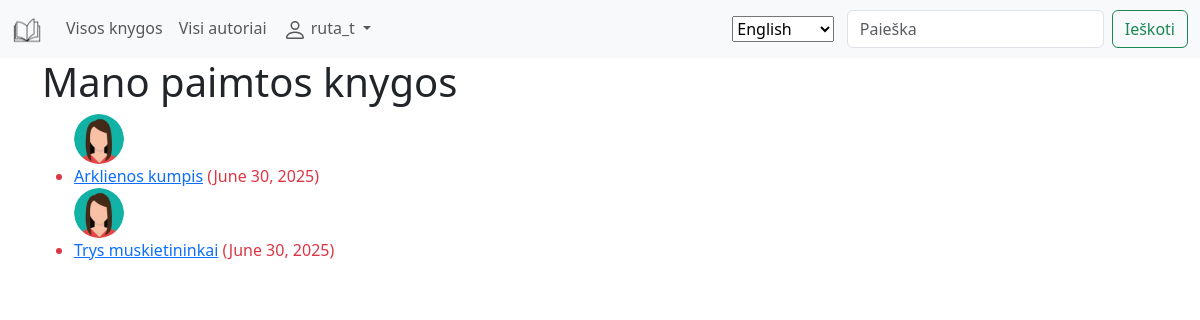
Screenshot of /library/mybooks/ (signed in) with the database file from the repository.
### library/models.py (models this page shows, shortened)
class BookInstance(models.Model):
    id = models.UUIDField(
        verbose_name="ID",
        primary_key=True,
        default=uuid.uuid4,
        help_text=_("Unique ID for a book copy"),
    )
    book = models.ForeignKey(
        to=Book, verbose_name=_("Book"), on_delete=models.SET_NULL, null=True
    )
    due_back = models.DateField(
        verbose_name=_("Will be available"), null=True, blank=True
    )
    LOAN_STATUS = (
        ("a", _("Administered")),
        ("p", _("Taken")),
        ("g", _("Can be taken")),
        ("r", _("Reserved")),
    )
    status = models.CharField(
        verbose_name=_("Status"),
        max_length=1,
        choices=LOAN_STATUS,
        blank=True,
        default="a",
        help_text=_("Book loan status"),
    )
    reader = models.ForeignKey(
        to=User,
        verbose_name=_("Reader"),
        on_delete=models.SET_NULL,
        null=True,
        blank=True,
    )
    class Meta:
        verbose_name = _("Taken book")
        verbose_name_plural = _("Taken books")
        ordering = ["due_back"]
    @property
    def is_overdue(self):
        if self.due_back and date.today() > self.due_back:
            return True
        return False

class Profile(models.Model):
    user = models.OneToOneField(
        to=User, verbose_name=_("User"), on_delete=models.CASCADE
    )
    photo = models.ImageField(
        verbose_name=_("Photo"),
        default="profile_pics/default.png",
        upload_to="profile_pics",
    )
    class Meta:
        verbose_name = _("Profile")
        verbose_name_plural = _("Profiles")

class Book(models.Model):
    title = models.CharField(verbose_name=_("Title"), max_length=200)
    author = models.ForeignKey(
        Author,
        verbose_name=_("Author"),
        on_delete=models.SET_NULL,
        null=True,
        related_name="books",
    )
    summary = models.TextField(
        verbose_name=_("Description"),
        max_length=1000,
        help_text=_("Short book description"),
    )
    cover = models.ImageField(verbose_name=_("Cover"), upload_to="covers", null=True)
    isbn = models.CharField(
        verbose_name="ISBN",
        max_length=13,
        help_text=(
            f"{_('13 symbols')} <a"
            f' href="https://www.isbn-international.org/content/what-isbn">{_("ISBN code")}</a>'
        ),
    )
    genre = models.ManyToManyField(
        to=Genre,
        verbose_name=_("Genres"),
        help_text=_("Select the genre(s) for this book"),
    )
    class Meta:
        verbose_name = _("Book")
        verbose_name_plural = _("Books")
    def display_genre(self):
        return ", ".join(genre.name for genre in self.genre.all()[:3])
    display_genre.short_description = _("Genre")

### library/views.py (the view)
# urls.py: path("mybooks/", views.LoanedBookByUserListView.as_view(), name="my-loaned-books"),
class LoanedBookByUserListView(
    LoginRequiredMixin, PermissionRequiredMixin, generic.ListView
):
    permission_required = "library.view_bookinstance"
    model = BookInstance
    context_object_name = "loaned_books"
    template_name = "library/user_books.html"
    paginate_by = 10
    def get_queryset(self):
        return (
            BookInstance.objects.filter(reader=self.request.user)
            .filter(status__exact="p")
            .order_by("due_back")
        )

### library/templates/library/user_books.html (shortened to what this page needs)
{% extends "library/base.html" %}
{% block content %}
  <h1>Mano paimtos knygos</h1>
  {% if loaned_books %}
    <ul>
      {% for loaned_book in loaned_books %}
        <img class="rounded-circle" src="{{ loaned_book.reader.profile.photo.url }}" width="50" height="50" />
        <li class="{% if loaned_book.is_overdue %}text-danger{% endif %}">
          <a href="{% url 'my-loaned-book' loaned_book.pk %}">{{ loaned_book.book.title }}</a>
          ({{ loaned_book.due_back }})
        </li>
      {% endfor %}
    </ul>
  {% else %}
    <p>Šiuo metu iš mūsų nesate paėmę knygų.</p>
  {% endif %}
{% endblock %}

### library/templates/library/base.html (shortened to what this page needs)
<!doctype html>
{% load i18n %}
<html lang="en">
  <head>
    <link
      href="https://cdn.jsdelivr.net/npm/bootstrap@5.3.7/dist/css/bootstrap.min.css"
      rel="stylesheet"
    />
    {% load static %}
    <link rel="stylesheet" href="{% static 'library/css/styles.css' %}" />
  </head>
  <body>
    <nav class="navbar navbar-expand-lg bg-body-tertiary">
      <div class="container-fluid">
        <a class="navbar-brand" href="{% url 'index' %}"
          ><img src="{% static 'library/img/book.png' %}" alt="Book icon" height="30px"
        /></a>
        <div class="collapse navbar-collapse" id="navbarSupportedContent">
          <ul class="navbar-nav me-auto mb-2 mb-lg-0">
            <li class="nav-item">
              <a class="nav-link" href="{% url 'books' %}">Visos knygos</a>
            </li>
            <li class="nav-item">
              <a class="nav-link" href="{% url 'authors' %}">Visi autoriai</a>
            </li>
            <li class="nav-item dropdown">
              {% if user.is_authenticated %}
                <a
                  class="nav-link dropdown-toggle"
                  href="#"
                  role="button"
                  data-bs-toggle="dropdown"
                  aria-expanded="false"
                >
                  {{ user.get_username }}
                </a>
              {% endif %}
            </li>
          </ul>
          <form action="{% url 'set_language' %}" method="post">
            <select name="language" onchange="this.form.submit()">
              {% get_current_language as LANGUAGE_CODE %}
              {% get_available_languages as LANGUAGES %}
              {% for lang in LANGUAGES %}
                <option value="{{ lang.0 }}" {% if lang.0 == LANGUAGE_CODE %}selected="selected"{% endif %}>
                  {{ lang.1 }}
                </option>
              {% endfor %}
            </select>
          </form>
          <form action="{% url 'search' %}" method="get" class="d-flex" role="search">
            <input class="form-control me-2" name="query" type="search" placeholder="Paieška" aria-label="Search" />
            <button class="btn btn-outline-success" type="submit">Ieškoti</button>
          </form>
        </div>
      </div>
    </nav>
    <div class="container">
      {% block content %}
      {% endblock %}
    </div>
  </body>
</html>

### rows the page displays
BookInstance: reader.profile.photo (picture), book "Arklienos kumpis", due_back "June 30, 2025"
BookInstance: reader.profile.photo (picture), book "Trys muskietininkai", due_back "June 30, 2025"

### other values shown
{{ user.get_username }} "ruta_t"
form field language "English"
